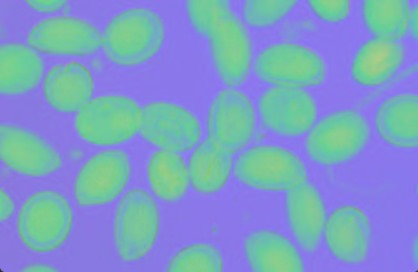
#> input picture Nomor2.jpg, 418 x 272 px, found by its file name
$ python 74_suplemen9_opening.py
#> lines starting #> are read from the running program, lines starting #| are printed output that depends on the picture
import cv2
import numpy as np
from matplotlib import pyplot as plt

imggambara = cv2.imread("./Nomor2.jpg", 0)
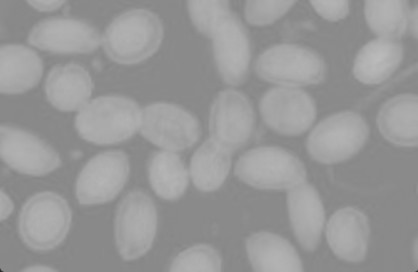
#> imggambara: shape (272, 418); min 38, max 188, mean 151.8
imggambar = cv2.cvtColor(imggambara, cv2.THRESH_BINARY)
kernel = np.ones((15, 15), np.uint8)
imgopening = cv2.morphologyEx(imggambar, cv2.MORPH_OPEN, kernel)
# kernel = np.ones((5,5),np.uint8)
# imgmg=cv2.morphologyEx(imgopening,cv2.MORPH_GRADIENT,kernel)

# tampil_hor=np.concatenate((imggambar,imgopening),axis=0)

cv2.putText(imgopening, "Identifikasi Objek", (100, 175),
            cv2.FONT_HERSHEY_COMPLEX, 0.5, (0, 255, 255), 1)
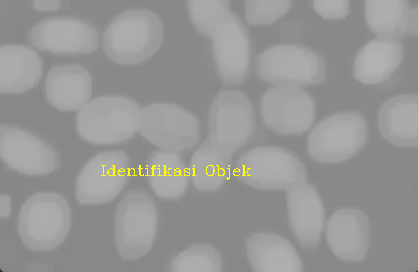
#> imgopening: shape (272, 418, 4); mean B, G, R, A 149.7, 150.8, 150.8, 253.9


tampil_hor = np.concatenate((imggambar, imgopening), axis=1)
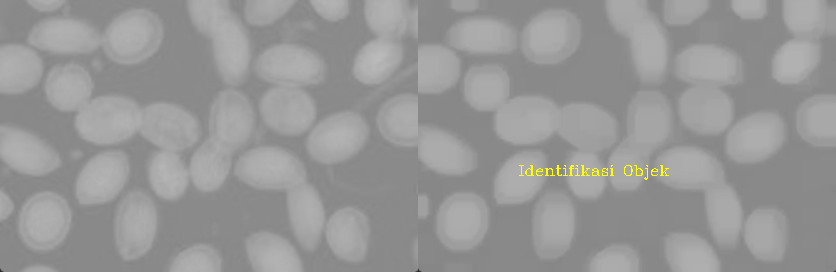
#> tampil_hor: shape (272, 836, 4); mean B, G, R, A 150.7, 151.3, 151.3, 254.5
cv2.imshow('hasil akhir', tampil_hor)

# cv2.imshow("contoh opening",imgopening)

cv2.waitKey(0)
cv2.destroyAllWindows


# kernel = np.ones((7,7),np.uint8)
# imgclosing=cv2.morphologyEx(imggambar,cv2.MORPH_CLOSE,kernel)
# cv2.imshow("contoh closing",imgclosing)

$ run again, with Nomor3.jpg copied over Nomor2.jpg
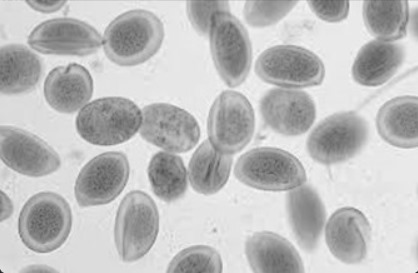
#> input picture Nomor3.jpg, 418 x 273 px, found by its file name
#> `cv2.putText(imgopening, "Identifikasi Objek", (100, 175), cv2.FONT_HER..`:
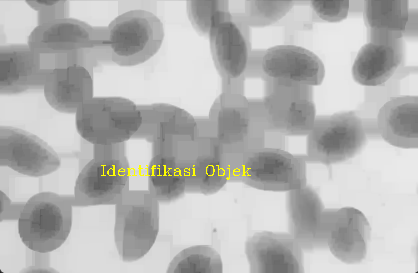
#> imgopening: shape (273, 418, 4); mean B, G, R, A 180.7, 181.8, 181.8, 253.9
#> `tampil_hor = np.concatenate((imggambar, imgopening), axis=1)`:
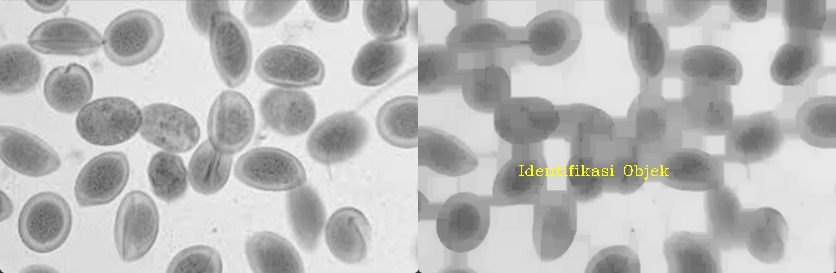
#> tampil_hor: shape (273, 836, 4); mean B, G, R, A 185.4, 185.9, 185.9, 254.5
